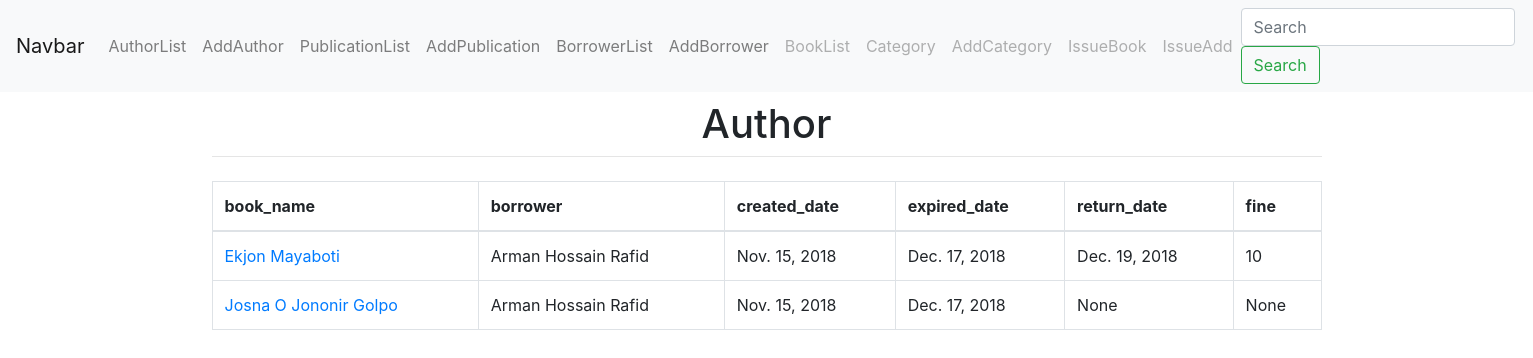
Screenshot of /issu/ with the database file from the repository.
### book/models.py (models this page shows, shortened)
class Issu(models.Model):
    book_name    = models.ForeignKey(Book,on_delete=models.CASCADE)
    borrower     = models.ForeignKey(Borrower,on_delete=models.CASCADE)
    created_date = models.DateField()
    expired_date = models.DateField()
    return_date  = models.DateField(null=True,blank=True)
    fine         = models.IntegerField(null=True,blank=True)

class Book(models.Model):
    name = models.CharField(max_length=50,unique=True)
    pub_date=models.DateField()
    number_copies=models.IntegerField()
    code_number=models.CharField(max_length=30,unique=True)
    price = models.IntegerField()
    add_date=models.DateField()
    author = models.ForeignKey(Author, on_delete=models.CASCADE)
    category=models.ForeignKey(Category, on_delete=models.CASCADE)
    publication=models.ForeignKey(Publication,on_delete=models.CASCADE)
    def __str__(self):
        return self.name

class Borrower(models.Model):
    name= models.CharField(max_length=20)
    gender    = models.CharField(max_length=10)
    address   = models.TextField(max_length=200)
    phone     = models.IntegerField()
    email     = models.EmailField()
    def __str__(self):
        return self.name

### book/views.py (the view)
# urls.py: path('issu/',IssuListView.as_view(), name='issu_list'),
class IssuListView(ListView):
    model = Issu
    context_object_name = 'book'

### templates/book/issu_list.html
{% extends 'base.html' %}
{% block content %}
  <table class="table table-bordered">
    <thead>
      <tr>
        <th>book_name</th>
        <th>borrower</th>
        <th>created_date</th>
        <th>expired_date</th>
        <th>return_date</th>
        <th>fine</th>
      </tr>
    </thead>
    <tbody>
      {% for issu in book %}
        <tr>
          <td><a href="{% url 'issu_edit' issu.pk %}">{{ issu.book_name }}</a></td>
          <td>{{ issu.borrower }}</td>
          <td>{{ issu.created_date }}</td>
          <td>{{ issu.expired_date }}</td>
          <td>{{ issu.return_date }}</td>
          <td>{{ issu.fine }}</td>
        </tr>
      {% empty %}
        <tr class="table-active">
          <td colspan="3">No data</td>
        </tr>
      {% endfor %}
    </tbody>
  </table>
{% endblock %}

### rows the page displays
Issu: book_name "Ekjon Mayaboti", borrower "Arman Hossain Rafid", created_date "Nov. 15, 2018", expired_date "Dec. 17, 2018", return_date "Dec. 19, 2018", fine "10"
Issu: book_name "Josna O Jononir Golpo", borrower "Arman Hossain Rafid", created_date "Nov. 15, 2018", expired_date "Dec. 17, 2018", return_date "None", fine "None"
